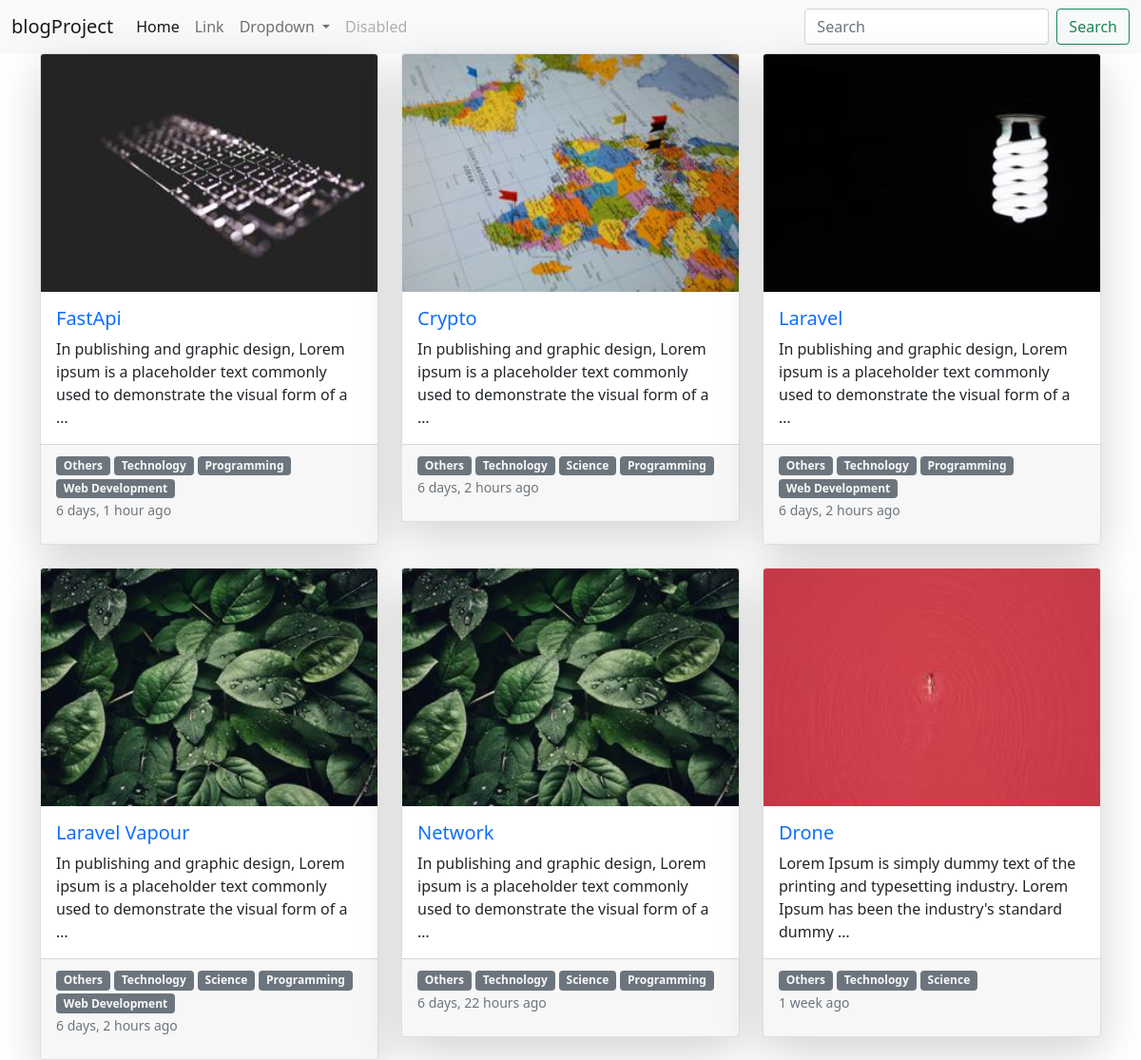
The page / on the database its author committed.
### blog_post/models.py (models this page shows, shortened)
class Post(models.Model):
  title = models.CharField(max_length=255)
  created_by = models.ForeignKey(Account, on_delete=models.CASCADE)
  body  = models.TextField()
  created = models.DateTimeField(auto_now_add=True)
  last_modified = models.DateTimeField(auto_now=True)
  image         = models.ImageField(default='post_pics/default.jpg',upload_to='post_pics',null=True,blank=True)
  categories = models.ManyToManyField('Category',related_name='posts')

class Category(models.Model):
  name = models.CharField(max_length=20)

### blog_post/views.py (the view)
# urls.py: path('',views.Home,name="home"),
def Home(request):
  posts = Post.objects.all().order_by('-created')
  context = {
    'posts':posts,
  }
  return render(request,'post/index.html',context)

### templates/post/index.html
{% extends 'base.html' %}
{% load humanize %}
{% block content %}
<div class="container">
  <div class="row row-cols-1 row-cols-md-3 g-4 ">
    {% for post in posts %}
    <div class="col">
     <div class="card shadow-lg rounded"  >
        <img src="{{post.image.url}}" class="card-img-top img-fluid" style="width: auto; height: 250px;" alt="...">
        <div class="card-body">
          <h5 class="card-title"> <a class="text-decoration-none " href="{% url 'blog_post:blog_detail' post.id %}"> {{post.title}} </a>  </h5>
          <p class="card-text">{{post.body|truncatewords:20 }}</p>
        </div>
        <div class="card-footer">
          {% for category in post.categories.all %}
          <a class="badge text-decoration-none bg-secondary text-wrap link-light" href="{% url 'blog_post:blog_category' category.name %}">
            {{ category.name }}
          </a>
          {% endfor %}
          <p> <small class="text-muted">{{post.created|naturaltime }}</small> </p>
        </div>
      </div>
    </div>
    {% endfor %}
  </div>
</div>
{% endblock %}

### rows shown on the page
Post: image (picture), title "FastApi", body "In publishing and graphic design, Lorem ipsum is a placeholder text commonly used to demonstrate the visual form of a …", created "6 days, 1 hour ago"
Category: name "Others"
Category: name "Technology"
Category: name "Programming"
Category: name "Web Development"
Post: image (picture), title "Crypto", body "In publishing and graphic design, Lorem ipsum is a placeholder text commonly used to demonstrate the visual form of a …", created "6 days, 2 hours ago"
Category: name "Science"
Post: image (picture), title "Laravel", body "In publishing and graphic design, Lorem ipsum is a placeholder text commonly used to demonstrate the visual form of a …", created "6 days, 2 hours ago"
Post: image (picture), title "Laravel Vapour", body "In publishing and graphic design, Lorem ipsum is a placeholder text commonly used to demonstrate the visual form of a …", created "6 days, 2 hours ago"
Post: image (picture), title "Network", body "In publishing and graphic design, Lorem ipsum is a placeholder text commonly used to demonstrate the visual form of a …", created "6 days, 22 hours ago"
Post: image (picture), title "Drone", body "Lorem Ipsum is simply dummy text of the printing and typesetting industry. Lorem Ipsum has been the industry's standard dummy …", created "1 week ago"
